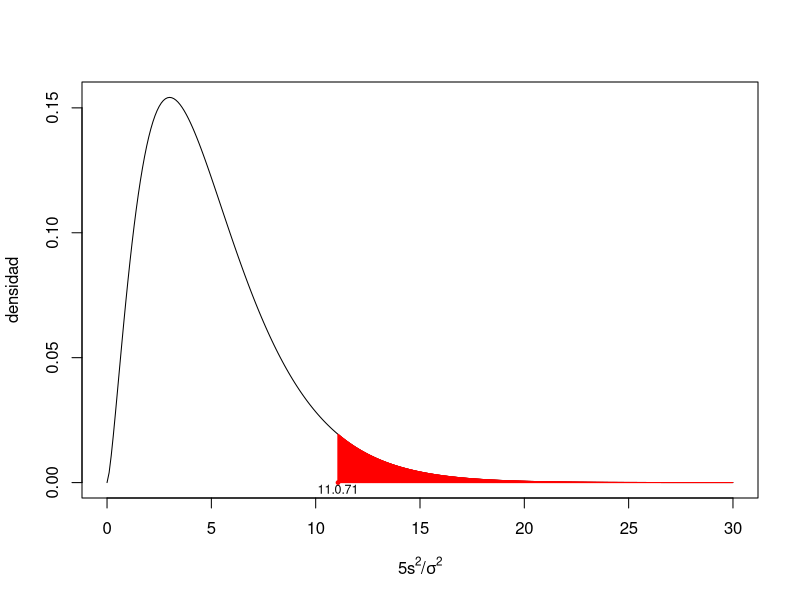
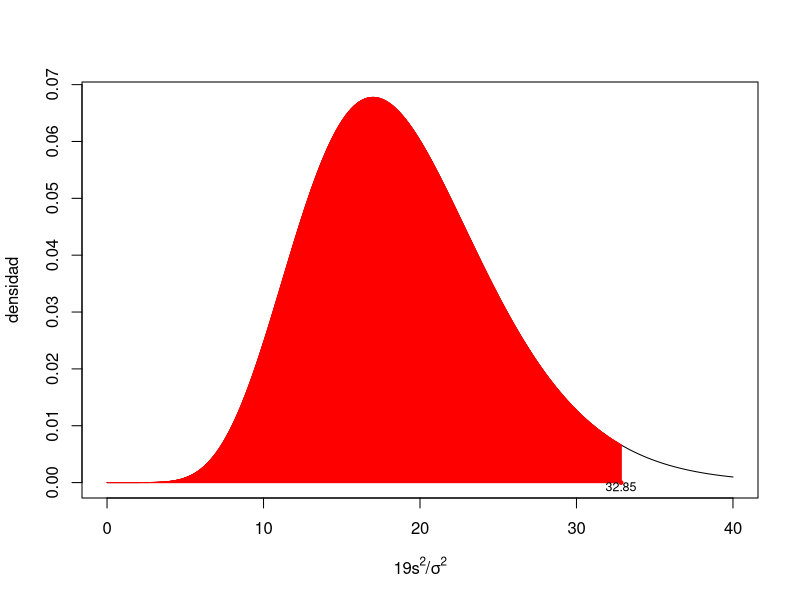

Write R code to recreate these figures, in order.
## ---- chunk 1
x=seq(from=0,to=30,by=0.1)
plot(x,dchisq(x,5),type="l",xlab=expression(paste("5",s^2,"/",sigma^2)),ylab="densidad")
x2=seq(from=11.071,to=30,by=0.01)
y2=dchisq(x2,5)
lines(x2,y2,type="h",col="red")
points(11.071,0,cex=0.5,col="red",pch=19)
text(11.071,-0.0025,"11.0.71",cex=0.75)
## ---- chunk 2
x=seq(from=0,to=40,by=0.1)
plot(x,dchisq(x,19),type="l",xlab=expression(paste("19",s^2,"/",sigma^2)),ylab="densidad")
x2=seq(from=0,to=32.85,by=0.01)
y2=dchisq(x2,19)
lines(x2,y2,type="h",col="red")
points(32.85,0,cex=0.5,col="red",pch=19)
text(32.85,-0.00075,"32.85",cex=0.75)
